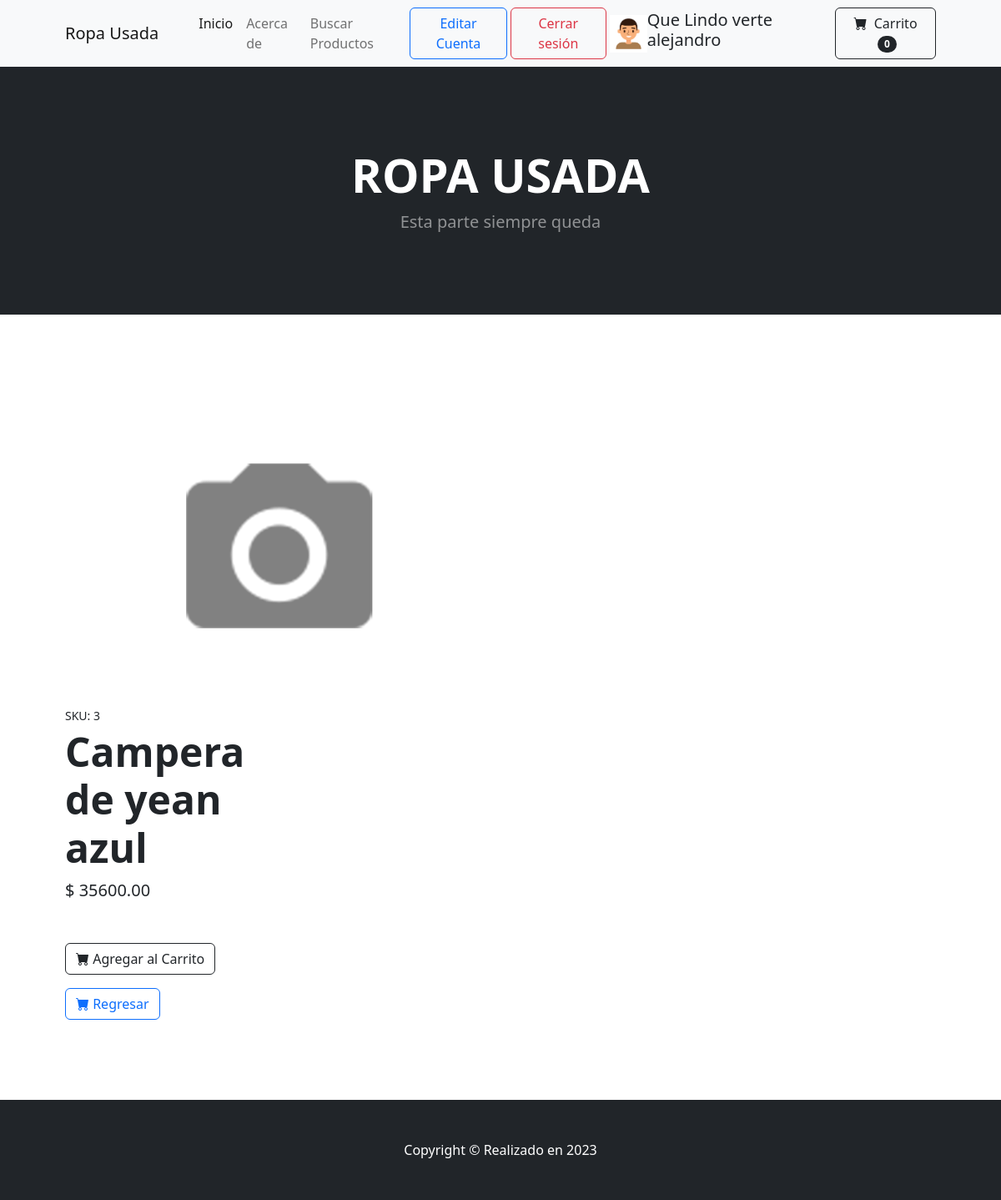
The page /class-detalle-producto/3/ (signed in) on the database as committed earlier.
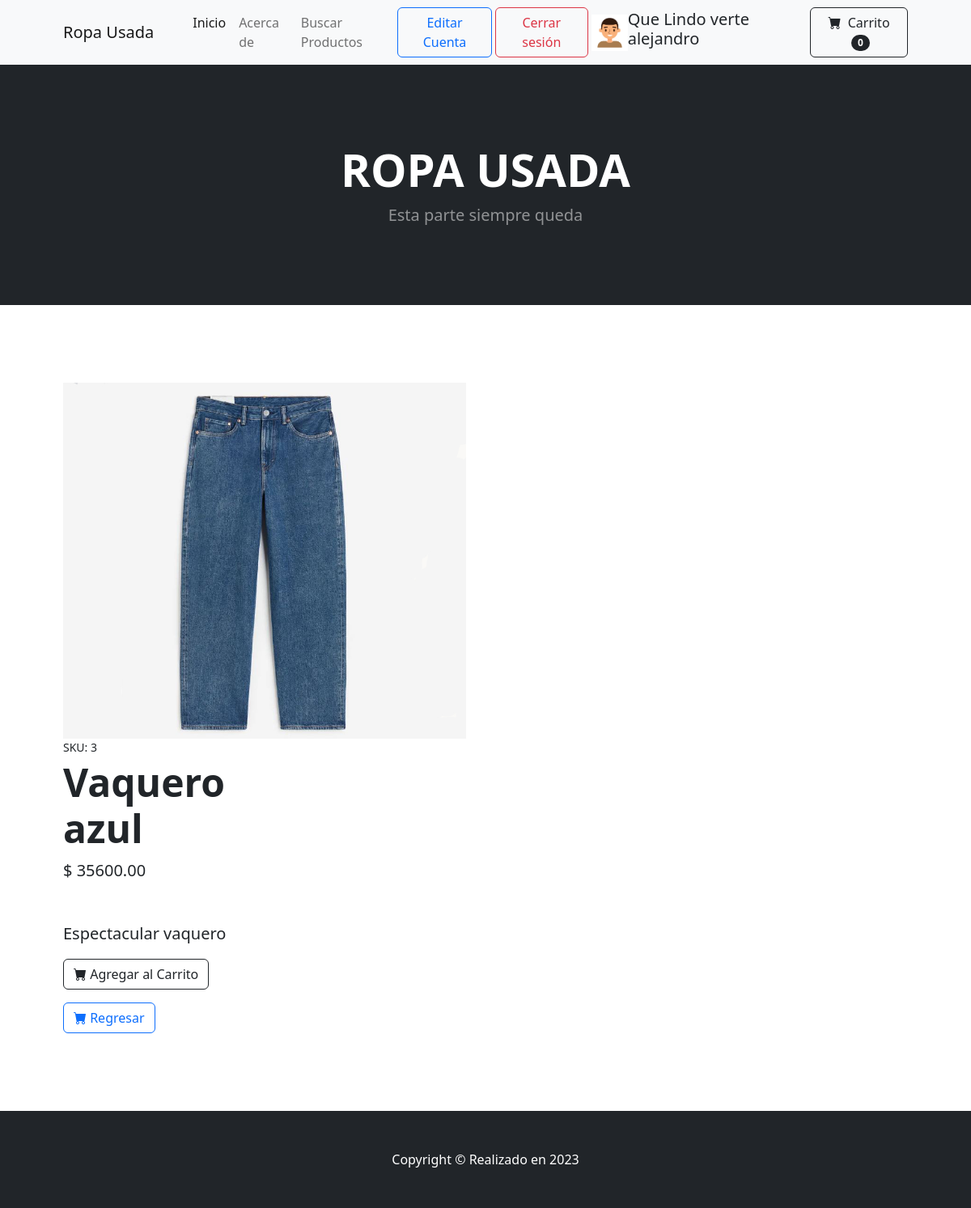
The same page on the database as committed later.
### MiApp/models.py (models this page shows, shortened)
class Productos(models.Model):
    nombre     = models.CharField(max_length=80)
    categoria  = models.CharField(max_length=20)
    precio     = models.DecimalField(max_digits=19, decimal_places=2)
    descrip    = models.TextField(blank=True)
    imagen     = models.ImageField(upload_to='productos', null=True, blank = True)

### MiApp/views.py (the view)
# urls.py: path('class-detalle-producto/<pk>/', views.ProductoDetailView.as_view(), name="Pro_Det"),
class ProductoDetailView(DetailView):
    model = Productos
    template_name = "MiApp/detalle_class.html"

### CarritoApp/context_processors.py (called while the page is built)
def total_carrito (request):
    total = 0
    totitem = 0
    if request.user.is_authenticated:
        if request.session.get("carrito"):
            for key , value in request.session["carrito"].items():
                total += float(value["acumulado"])
                totitem += int(value["cantidad"])
    return {"total_carrito" : total,
            "total_items" : totitem}

### MiApp/context_processors.py (called while the page is built)
def custom_avatar(request):
    context = auth(request)
    user = context['user']
    if user.is_authenticated:
        try:
            image = User1.objects.get(user= request.user.id)
            mi_avatar = image.dame_ruta()
        except:
            mi_avatar = ""
        if len(mi_avatar) > 0:
            context['mi_avatar'] = mi_avatar
        else:
            context['mi_avatar'] = f"{settings.MEDIA_URL}avatares/generico.png"
    return context

### MiApp/models.py (called while the page is built)
    def dame_ruta(self):
        return f"{settings.MEDIA_URL}{self.imagen}"

### MiApp/templates/MiApp/detalle_class.html (shortened to what this page needs)
{% extends 'MiApp/base.html' %}
{% load static %}
{% block seccion1 %}
<section class="py-5">
    <div class="container px-4 px-lg-5 my-5">
        <div class="row gx-4 gx-lg-5 align-items-center">
            {% if productos.imagen %}
                <div class="col-md-6"><img class="card-img-top mb-5 mb-md-0" src="/media/{{ productos.imagen}}" alt="..."/>
            {% else %}
                <div class="col-md-6"><img class="card-img-top mb-5 mb-md-0" src="/media/productos/sinfoto.png" alt="..." />
            {% endif %}
            <div class="col-md-6">
                <div class="small mb-1">SKU: {{productos.id}} </div>
                <h1 class="display-5 fw-bolder">{{productos.nombre}}</h1>
                <div class="fs-5 mb-5">
                    <span>$ {{productos.precio}}</span>
                </div>
                <p class="lead">{{productos.descrip}}</p>
                <div class="d-flex">
                    <a type="button" class="btn btn-outline-dark flex-shrink-0 bi-cart-fill me-1" href="{% url 'add_carrito' productos.id %}"> Agregar al Carrito </a>
                </div>
                <div class="d-flex">
                    <a type="button" class="btn btn-outline-primary bi-cart-fill me-1" href="{% url 'List' %}"> Regresar </a>
                </div>
            </div>
        </div>
    </div>
</section>
{% endblock seccion1 %}

Rows that differ between the two databases and show on the page:
changed Productos id 3: imagen empty → "productos/vaquero.jpg" (drawn); imagen: picture added; nombre "Campera de yean azul" → "Vaquero azul"; descrip (not shown) → "Espectacular vaquero"
